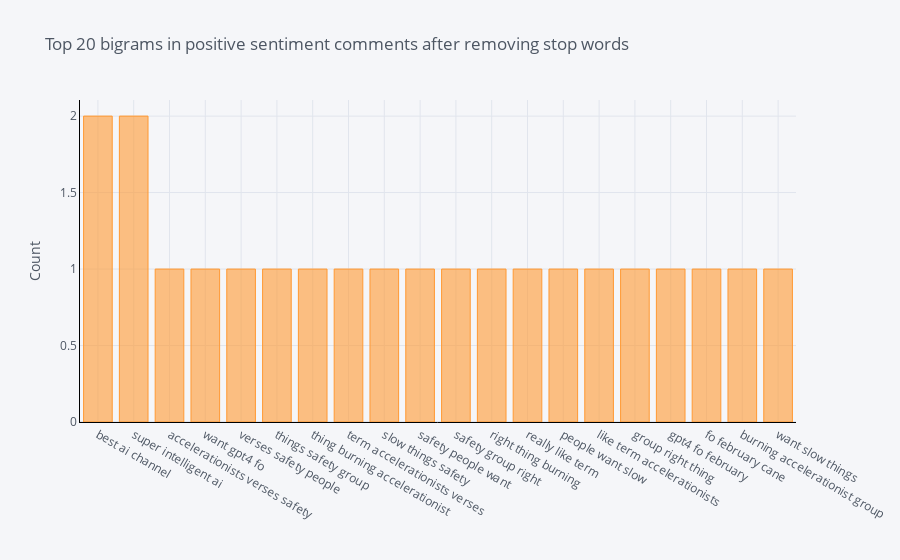

Source (notebook cell):
### Code cell
# Now tri-grams
def get_top_n_trigram(corpus, n=None):
    vec = CountVectorizer(ngram_range=(3, 3), stop_words=list(stop_words)).fit(corpus)
    bag_of_words = vec.transform(corpus)
    sum_words = bag_of_words.sum(axis=0) 
    words_freq = [(word, sum_words[0, idx]) for word, idx in vec.vocabulary_.items()]
    words_freq =sorted(words_freq, key = lambda x: x[1], reverse=True)
    return words_freq[:n]
common_words = get_top_n_trigram(pos_df['text'], 20)
# for word, freq in common_words:
#     print(word, freq)
df6 = pd.DataFrame(common_words, columns = ['CommentsText' , 'count'])
df6.groupby('CommentsText').sum()['count'].sort_values(ascending=False).iplot(
    kind='bar', yTitle='Count', linecolor='black', title='Top 20 bigrams in positive sentiment comments after removing stop words')

### Figure 1 — Plotly figure (JSON) as saved in the notebook; plotly's stock layout.template omitted (floating-point values rounded to 4 significant figures)
{"data": [{"marker": {"color": "rgba(255, 153, 51, 0.6)", "line": {"color": "rgba(255, 153, 51, 1.0)", "width": 1}}, "name": "count", "orientation": "v", "text": "", "type": "bar", "x": ["best ai channel", "super intelligent ai", "accelerationists verses safety", "want gpt4 fo", "verses safety people", "things safety group", "thing burning accelerationist", "term accelerationists verses", "slow things safety", "safety people want", "safety group right", "right thing burning", "really like term", "people want slow", "like term accelerationists", "group right thing", "gpt4 fo february", "fo february cane", "burning accelerationist group", "want slow things"], "y": [2, 2, 1, 1, 1, 1, 1, 1, 1, 1, 1, 1, 1, 1, 1, 1, 1, 1, 1, 1]}], "layout": {"legend": {"bgcolor": "#F5F6F9", "font": {"color": "#4D5663"}}, "paper_bgcolor": "#F5F6F9", "plot_bgcolor": "#F5F6F9", "title": {"font": {"color": "#4D5663"}, "text": "Top 20 bigrams in positive sentiment comments after removing stop words"}, "xaxis": {"gridcolor": "#E1E5ED", "linecolor": "black", "showgrid": true, "tickfont": {"color": "#4D5663"}, "title": {"font": {"color": "#4D5663"}, "text": ""}, "zerolinecolor": "#E1E5ED"}, "yaxis": {"gridcolor": "#E1E5ED", "linecolor": "black", "showgrid": true, "tickfont": {"color": "#4D5663"}, "title": {"font": {"color": "#4D5663"}, "text": "Count"}, "zerolinecolor": "#E1E5ED"}}}
